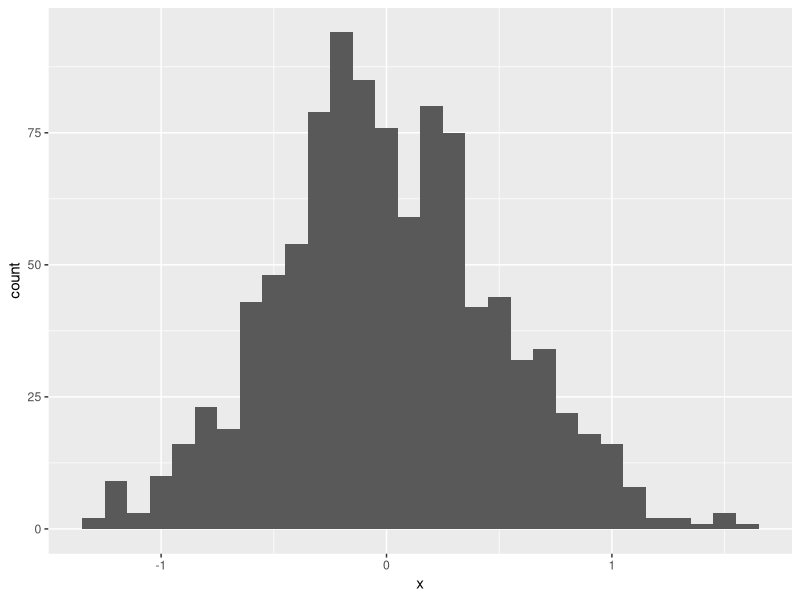
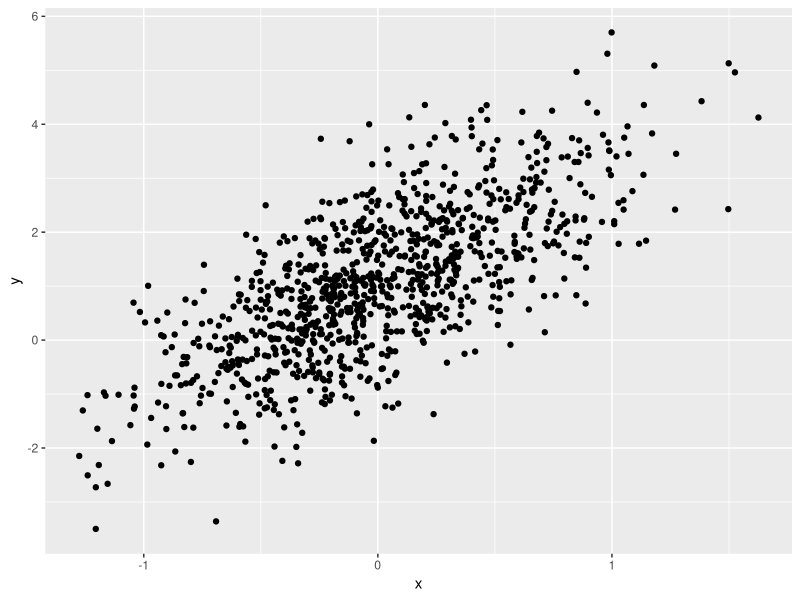
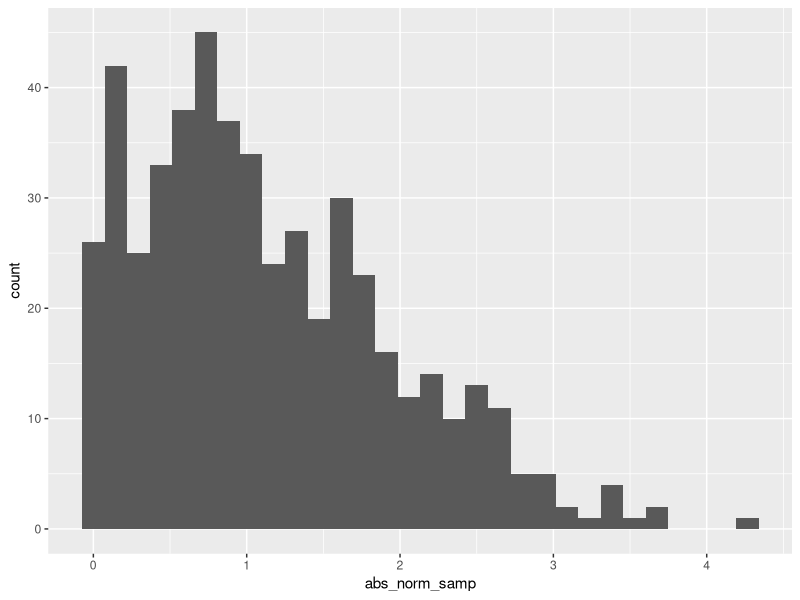

The R script that drew these images, in order:
## ---- chunk 1
library(tidyverse)
## ---- chunk 2
samp = rnorm(100)
length(samp)
## ---- chunk 3
plot_df = 
  tibble(
    x = rnorm(1000, sd = 0.5),
    y = 1 + 2 * x + rnorm(1000),
  )

head(plot_df)
## ---- chunk 4
ggplot(plot_df, aes(x = x)) + geom_histogram()

ggplot(plot_df, aes(x = x, y = y)) + geom_point()
## ---- chunk 5
set.seed(0)

check_df = 
  tibble(
    norm_samp = rnorm(500, mean = 1),
    log_vec = norm_samp > 0,
    abs_norm_samp = abs(norm_samp)
  )

ggplot(check_df, aes(x = abs_norm_samp)) + geom_histogram()
